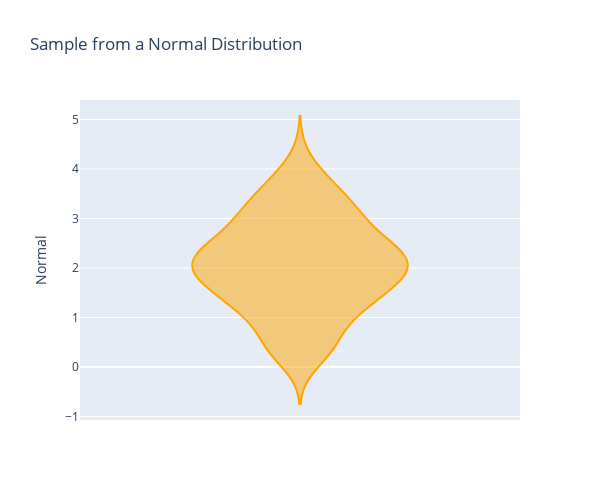

The cell this chart's notebook holds for it:
### Code cell
fig = px.violin(df, y="Normal",
             points="suspectedoutliers",
             color_discrete_sequence=['orange'],
             height = 500, width = 600,
             title='Sample from a Normal Distribution')
fig.show()

### Figure 1 — Plotly figure (JSON) as saved in the notebook; plotly's stock layout.template omitted (floating-point values rounded to 4 significant figures; data arrays with more than 128 entries replaced by an {"elided": "..."} marker saying what was removed)
{"data": [{"alignmentgroup": "True", "box": {"visible": false}, "hovertemplate": "Normal=%{y}<extra></extra>", "legendgroup": "", "marker": {"color": "orange"}, "name": "", "offsetgroup": "", "orientation": "v", "points": "suspectedoutliers", "scalegroup": "True", "showlegend": false, "type": "violin", "x0": " ", "xaxis": "x", "y": {"elided": "200 float values"}, "y0": " ", "yaxis": "y"}], "layout": {"height": 500, "legend": {"tracegroupgap": 0}, "title": {"text": "Sample from a Normal Distribution"}, "violinmode": "group", "width": 600, "xaxis": {"anchor": "y", "domain": [0, 1]}, "yaxis": {"anchor": "x", "domain": [0, 1], "title": {"text": "Normal"}}}}
